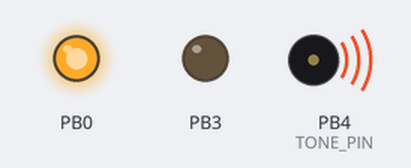
The sketch below on a simulated ATtiny85, built for the host (arithmetic inside an expression is 32-bit, double 64-bit). On the bench: output pins drawn as LEDs (lit = HIGH), buzzer (waves = sounding).

Above: at 0.05 s.
At 0.55 s:
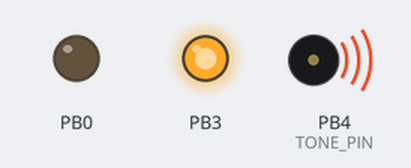
Timing chart, 0 to 3.0 s (numbered marks = the images above):
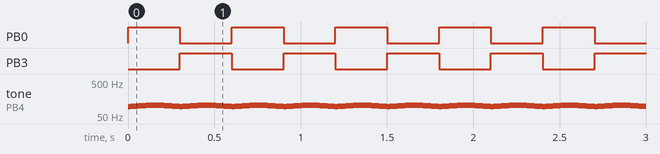

The sketch:

Laser.ino
```cpp
// Do not remove the include below
#include "Laser.h"


/*


 Plays a melody on ATTiny85 using tone() PWM pin 4

 circuit:
 * 8-ohm speaker on digital pin 0

 */

#define TONE_PIN 4
#define NOTE_DURATION 1
#define LED_PIN PORTB3
#define LED_PIN1 PORTB0
int LED_cycle=0;


void setup(void);
void loop(void);

void setup() {
  DDRB |= _BV(LED_PIN);
  DDRB |= _BV(LED_PIN1);
  PINB |= _BV(LED_PIN);
  //setupTimer1(myISR);

}
#ifndef ARDUINO                     //main() function not required in Arduino environment
int main(void) {
    setup();
    for(;;) {loop();}
    return 0;
}
#endif
void myISR() {                      //this function will be called every 10ms
    static uint8_t myCounter;

    if (++myCounter == 100) {       //has a second elapsed?
        myCounter = 0;
        PINB |= _BV(LED_PIN);           //toggle the LED
        PINB |= _BV(LED_PIN1);           //toggle the LED
    }
}

void loop() {
  // repeat the melody.
  static uint8_t myCounter;
  if (++myCounter == 100) {       //has a second elapsed?
    myCounter = 0;
    }

  if (myCounter % 1 == 0) {
    PINB |= _BV(LED_PIN);           //toggle the LED
    PINB |= _BV(LED_PIN1);           //toggle the LED
  }

//  digitalWrite(LED_PIN, HIGH);
  for (int thisNote=95; thisNote<105; thisNote++)
  {
    playNote(thisNote,NOTE_DURATION);;
  }
//  digitalWrite(LED_PIN, LOW);
//  digitalWrite(LED_PIN1, HIGH);

  for (int thisNote=105; thisNote>95; thisNote--)
  {
    playNote(thisNote,NOTE_DURATION);
  }
//  digitalWrite(LED_PIN1, LOW);
}

void playNote(int note, int duration)
{
    int noteDuration = 1000/(duration*16);
    tone(TONE_PIN, note,noteDuration);
    int pauseBetweenNotes = noteDuration * 1/4;//1.30;
    delay(pauseBetweenNotes);
    // stop the tone playing:
    noTone(TONE_PIN);

 //   tone(TONE_PIN, 90,noteDuration);
 //   delay(pauseBetweenNotes/4);
    // stop the tone playing:
 //   noTone(TONE_PIN);
 }
```

Laser.h
```cpp
// Only modify this file to include
// - function definitions (prototypes)
// - include files
// - extern variable definitions
// In the appropriate section

#ifndef Laser_H_
#define Laser_H_
#include "Arduino.h"
//add your includes for the project Laser here
#include "pins_arduino.h"


//end of add your includes here
/*************************************************
 * Public Constants
 *************************************************/

#define NOTE_B0  31
#define NOTE_C1  33
#define NOTE_CS1 35
#define NOTE_D1  37
#define NOTE_DS1 39
#define NOTE_E1  41
#define NOTE_F1  44
#define NOTE_FS1 46
#define NOTE_G1  49
#define NOTE_GS1 52
#define NOTE_A1  55
#define NOTE_AS1 58
#define NOTE_B1  62
#define NOTE_C2  65
#define NOTE_CS2 69
#define NOTE_D2  73
#define NOTE_DS2 78
#define NOTE_E2  82
#define NOTE_F2  87
#define NOTE_FS2 93
#define NOTE_G2  98
#define NOTE_GS2 104
#define NOTE_A2  110
#define NOTE_AS2 117
#define NOTE_B2  123
#define NOTE_C3  131
#define NOTE_CS3 139
#define NOTE_D3  147
#define NOTE_DS3 156
#define NOTE_E3  165
#define NOTE_F3  175
#define NOTE_FS3 185
#define NOTE_G3  196
#define NOTE_GS3 208
#define NOTE_A3  220
#define NOTE_AS3 233
#define NOTE_B3  247
#define NOTE_C4  262
#define NOTE_CS4 277
#define NOTE_D4  294
#define NOTE_DS4 311
#define NOTE_E4  330
#define NOTE_F4  349
#define NOTE_FS4 370
#define NOTE_G4  392
#define NOTE_GS4 415
#define NOTE_A4  440
#define NOTE_AS4 466
#define NOTE_B4  494
#define NOTE_C5  523
#define NOTE_CS5 554
#define NOTE_D5  587
#define NOTE_DS5 622
#define NOTE_E5  659
#define NOTE_F5  698
#define NOTE_FS5 740
#define NOTE_G5  784
#define NOTE_GS5 831
#define NOTE_A5  880
#define NOTE_AS5 932
#define NOTE_B5  988
#define NOTE_C6  1047
#define NOTE_CS6 1109
#define NOTE_D6  1175
#define NOTE_DS6 1245
#define NOTE_E6  1319
#define NOTE_F6  1397
#define NOTE_FS6 1480
#define NOTE_G6  1568
#define NOTE_GS6 1661
#define NOTE_A6  1760
#define NOTE_AS6 1865
#define NOTE_B6  1976
#define NOTE_C7  2093
#define NOTE_CS7 2217
#define NOTE_D7  2349
#define NOTE_DS7 2489
#define NOTE_E7  2637
#define NOTE_F7  2794
#define NOTE_FS7 2960
#define NOTE_G7  3136
#define NOTE_GS7 3322
#define NOTE_A7  3520
#define NOTE_AS7 3729
#define NOTE_B7  3951
#define NOTE_C8  4186
#define NOTE_CS8 4435
#define NOTE_D8  4699
#define NOTE_DS8 4978


#ifdef __cplusplus
extern "C" {
#endif
void loop();
void setup();
#ifdef __cplusplus
} // extern "C"
#endif

//add your function definitions for the project Laser here
void playNote(int note, int duration);


//Do not add code below this line
#endif /* Laser_H_ */
```

Measured:
- by itself, PB0, PB3: alternates HIGH for 0.30 s and LOW for 0.30 s
